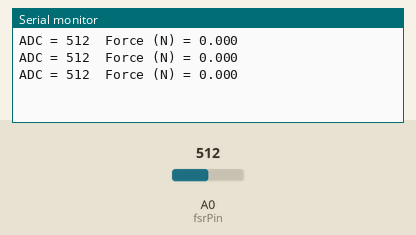
Simulated run of this sketch. Board: Arduino Uno, built with avr-gcc and run on an emulated ATmega328P. Shown: the last lines printed to the serial monitor. The test bench sets the inputs (shaded band); at power-on: A0 (fsrPin) = 512.

Above: at 1.3 s.
1.4 s: A0 (fsrPin) set to 716
At 1.9 s:
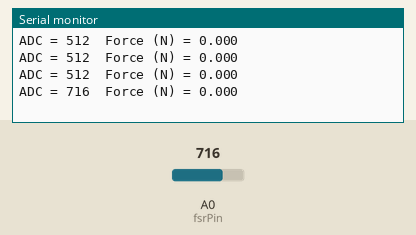
2.9 s: A0 (fsrPin) set to 900
At 3.4 s:
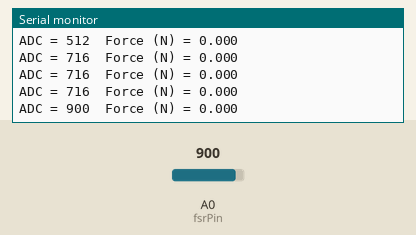
Timing chart, 0 to 5.9 s (numbered marks = the images above; inputs shaded):
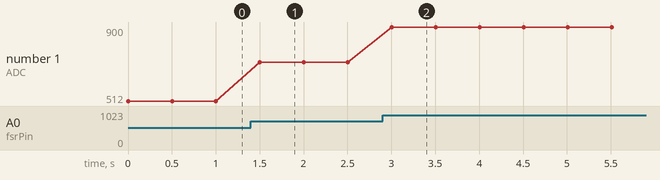

Measured:
- after the input at 1.4 s, the serial monitor: prints a new line after 0.10 s (image 1)
- after the input at 2.9 s, the serial monitor: prints a new line after 0.11 s (image 2)
- plotted number 1: 512 → 716 after the input at 1.4 s, 716 → 900 after the input at 2.9 s

The sketch:

fsr_calibration.ino
```cpp
int fsrPin = A0;
int fsrData = 0;

const int numPoints = 1;
int adcValues[numPoints]   = {0};
float forceValues[numPoints] = {0.0};

void setup() {
  Serial.begin(9600);
  pinMode(fsrPin, INPUT);
}

void loop() {
  fsrData = analogRead(fsrPin);

  float forceN = interpolateForce(fsrData);

  Serial.print("ADC = ");
  Serial.print(fsrData);
  Serial.print("\tForce (N) = ");
  Serial.println(forceN, 3);

  delay(500);
}

float interpolateForce(int adc) {
  if (adc <= adcValues[0]) return forceValues[0];

  if (adc >= adcValues[numPoints-1]) return forceValues[numPoints-1];

  for (int i = 0; i < numPoints-1; i++) {
    if (adc >= adcValues[i] && adc <= adcValues[i+1]) {
      float x0 = adcValues[i];
      float x1 = adcValues[i+1];
      float y0 = forceValues[i];
      float y1 = forceValues[i+1];

      return y0 + ( (adc - x0) * (y1 - y0) ) / (x1 - x0);
    }
  }
  return 0;
}
```
